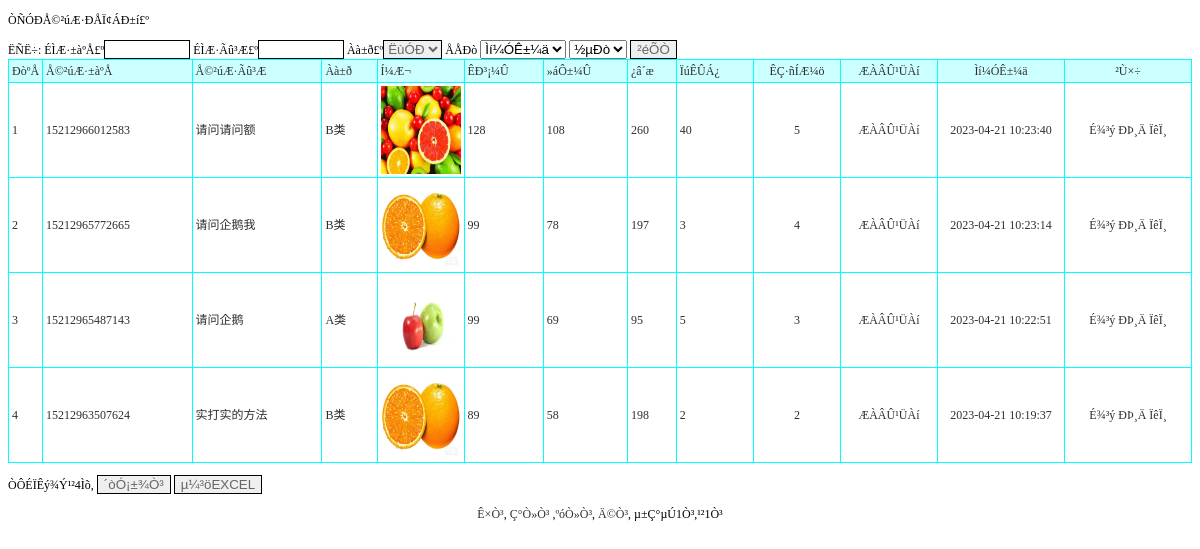
Page /shangpinxinxi_list.php on the committed database.
### tables this page shows
CREATE TABLE `shangpinxinxi` (
  `id` int(11) NOT NULL AUTO_INCREMENT,
  `shangpinbianhao` varchar(50) DEFAULT NULL,
  `shangpinmingcheng` varchar(50) DEFAULT NULL,
  `leibie` varchar(50) DEFAULT NULL,
  `tupian` varchar(50) DEFAULT NULL,
  `shichangjia` varchar(50) DEFAULT NULL,
  `huiyuanjia` varchar(50) DEFAULT NULL,
  `kucun` int(50) DEFAULT NULL,
  `xiaoshouliang` int(50) DEFAULT NULL,
  `jianjie` varchar(500) DEFAULT NULL,
  `issh` varchar(10) DEFAULT '否',
  `addtime` timestamp NOT NULL DEFAULT CURRENT_TIMESTAMP,
  PRIMARY KEY (`id`)
);

### shangpinxinxi_list.php (the view, shortened to what this page needs)
<!DOCTYPE html PUBLIC "-//W3C//DTD XHTML 1.0 Transitional//EN" "http://www.w3.org/TR/xhtml1/DTD/xhtml1-transitional.dtd">
<html xmlns="http://www.w3.org/1999/xhtml">
<head>
<link rel="stylesheet" href="css.css" type="text/css">
</head>
<body>
<p>ÒÑÓÐÅ©²úÆ·ÐÅÏ¢ÁÐ±í£º</p>
<form id="form1" name="form1" method="post" action="">
  ËÑË÷: ÉÌÆ·±àºÅ£º<input name="shangpinbianhao" type="text" id="shangpinbianhao" style='border:solid 1px #000000; color:#666666;width:80px' /> ÉÌÆ·Ãû³Æ£º<input name="shangpinmingcheng" type="text" id="shangpinmingcheng" style='border:solid 1px #000000; color:#666666;width:80px' /> Àà±ð£º<select name='leibie' id='leibie' style='border:solid 1px #000000; color:#666666;'><option value="">ËùÓÐ</option><?php getoption("leibiexinxi","leibie")?></select></select> ÅÅÐò
  <select name="paixu" id="paixu">
    <option value="addtime">Ìí¼ÓÊ±¼ä</option>
  </select>
  <select name="px" id="px">
    <option value="desc">½µÐò</option>
  </select>
  <input type="submit" name="Submit" value="²éÕÒ" style='border:solid 1px #000000; color:#666666' />
</form>
<table width="100%" border="1" align="center" cellpadding="3" cellspacing="1" bordercolor="#00FFFF" style="border-collapse:collapse">
  <tr>
    <td width="25" bgcolor="#CCFFFF">ÐòºÅ</td>
    <td bgcolor='#CCFFFF'>Å©²úÆ·±àºÅ</td>
    <td bgcolor='#CCFFFF'>Å©²úÆ·Ãû³Æ</td>
    <td bgcolor='#CCFFFF'>Àà±ð</td>
    <td bgcolor='#CCFFFF'>Í¼Æ¬</td>
    <td bgcolor='#CCFFFF'>ÊÐ³¡¼Û</td>
    <td bgcolor='#CCFFFF'>»áÔ±¼Û</td>
    <td bgcolor='#CCFFFF'>¿â´æ</td>
    <td bgcolor='#CCFFFF'>ÏúÊÛÁ¿</td>
    <td bgcolor='#CCFFFF' width='80' align='center'>ÊÇ·ñÍÆ¼ö</td>
	<td width="90" align="center" bgcolor="#CCFFFF">ÆÀÂÛ¹ÜÀí</td>
    <td width="120" align="center" bgcolor="#CCFFFF">Ìí¼ÓÊ±¼ä</td>
    <td width="120" align="center" bgcolor="#CCFFFF">²Ù×÷</td>
  </tr>
  <?php
    $sql="select * from shangpinxinxi where 1=1";
  if($_POST["paixu"]!="")
  {
  	$sql=$sql." order by ".$_POST["paixu"]." ".$_POST["px"]."";
  }
  else
  {
  	$sql=$sql." order by id desc";
  }
$query=mysql_query($sql);
  $rowscount=mysql_num_rows($query);
  if($rowscount==0)
  {}
  else
  {
  $pagelarge=10;
  $pagecurrent=$_GET["pagecurrent"];
  if($rowscount%$pagelarge==0)
  {
		$pagecount=$rowscount/$pagelarge;
  }
  else
  {
   		$pagecount=intval($rowscount/$pagelarge)+1;
  }
  if($pagecurrent=="" || $pagecurrent<=0)
{
	$pagecurrent=1;
}
		$ddddd=$pagecurrent*$pagelarge;
	if($pagecurrent==$pagecount)
	{
		if($rowscount%$pagelarge==0)
		{
		$ddddd=$pagecurrent*$pagelarge;
		}
		else
		{
		$ddddd=$pagecurrent*$pagelarge-$pagelarge+$rowscount%$pagelarge;
		}
	}
	for($i=$pagecurrent*$pagelarge-$pagelarge;$i<$ddddd;$i++)
{
  ?>
  <tr>
    <td width="25"><?php echo $i+1;?></td>
    <td><?php echo mysql_result($query,$i,shangpinbianhao);?></td>
    <td><?php echo mysql_result($query,$i,shangpinmingcheng);?></td>
    <td><?php echo mysql_result($query,$i,leibie);?></td>
    <td width='80'><a href="<?php echo mysql_result($query,$i,tupian) ?>" target='_blank'><img src='<?php echo mysql_result($query,$i,tupian) ?>' width='80' height='88' border='0'></a></td>
    <td><?php echo mysql_result($query,$i,shichangjia);?></td>
    <td><?php echo mysql_result($query,$i,huiyuanjia);?></td>
    <td><?php echo mysql_result($query,$i,kucun);?></td>
    <td><?php echo mysql_result($query,$i,xiaoshouliang);?></td>
    <td align='center'><a href="sh1.php?id=<?php echo mysql_result($query,$i,"id") ?>&yuan=<?php echo mysql_result($query,$i,"istj")?>&tablename=shangpinxinxi" onclick="return confirm('ÄúÈ·¶¨ÒªÖ´ÐÐ´Ë²Ù×÷£¿')"><?php echo mysql_result($query,$i,"istj")?></a></td>
	<td width="90" align="center"><a href="pinglun_list.php?id=<?php echo mysql_result($query,$i,"id");?>&biao=shangpinxinxi">ÆÀÂÛ¹ÜÀí</a></td>
    <td width="120" align="center"><?php echo mysql_result($query,$i,"addtime");?></td>
    <td width="120" align="center"><a href="del.php?id=<?php echo mysql_result($query,$i,"id");?>&tablename=shangpinxinxi" onclick="return confirm('ÕæµÄÒªÉ¾³ý£¿')">É¾³ý</a> <a href="shangpinxinxi_updt.php?id=<?php echo mysql_result($query,$i,"id");?>">ÐÞ¸Ä</a> <a href="shangpinxinxidetail.php?id=<?php echo mysql_result($query,$i,"id");?>" target="_blank">ÏêÏ¸</a> </td>
  </tr>
  	<?php
	}
}
?>
</table>
<p>ÒÔÉÏÊý¾Ý¹²<?php echo $rowscount;?>Ìõ,
  <input type="button" name="Submit2" onclick="javascript:window.print();" value="´òÓ¡±¾Ò³" style='border:solid 1px #000000; color:#666666' /> <input type="button" name="Submit3" onclick="javascript:location.href='shangpinxinxi_listxls.php';" value="µ¼³öEXCEL" style='border:solid 1px #000000; color:#666666' />
</p>
<p align="center"><a href="shangpinxinxi_list.php?pagecurrent=1">Ê×Ò³</a>, <a href="shangpinxinxi_list.php?pagecurrent=<?php echo $pagecurrent-1;?>">Ç°Ò»Ò³</a> ,<a href="shangpinxinxi_list.php?pagecurrent=<?php echo $pagecurrent+1;?>">ºóÒ»Ò³</a>, <a href="shangpinxinxi_list.php?pagecurrent=<?php echo $pagecount;?>">Ä©Ò³</a>, µ±Ç°µÚ<?php echo $pagecurrent;?>Ò³,¹²<?php echo $pagecount;?>Ò³ </p>
</body>
</html>

### css.css (style rules this page uses)
A:link { color: #2f2f2f; text-decoration: none; }
td { font-family:"宋体"; font-size: 12px; color: #2f2f2f; line-height: 16px; }

### rows in the picture
shangpinxinxi: shangpinbianhao "15212966012583", shangpinmingcheng "请问请问额", leibie "B类", tupian (picture), shichangjia "128", huiyuanjia "108", kucun "260", xiaoshouliang "40", id "5", addtime "2023-04-21 10:23:40"
shangpinxinxi: shangpinbianhao "15212965772665", shangpinmingcheng "请问企鹅我", leibie "B类", tupian (picture), shichangjia "99", huiyuanjia "78", kucun "197", xiaoshouliang "3", id "4", addtime "2023-04-21 10:23:14"
shangpinxinxi: shangpinbianhao "15212965487143", shangpinmingcheng "请问企鹅", leibie "A类", tupian (picture), shichangjia "99", huiyuanjia "69", kucun "95", xiaoshouliang "5", id "3", addtime "2023-04-21 10:22:51"
shangpinxinxi: shangpinbianhao "15212963507624", shangpinmingcheng "实打实的方法", leibie "B类", tupian (picture), shichangjia "89", huiyuanjia "58", kucun "198", xiaoshouliang "2", id "2", addtime "2023-04-21 10:19:37"

### other values in the picture
$rowscount "4"
$pagecurrent "1"
$pagecount "1"
